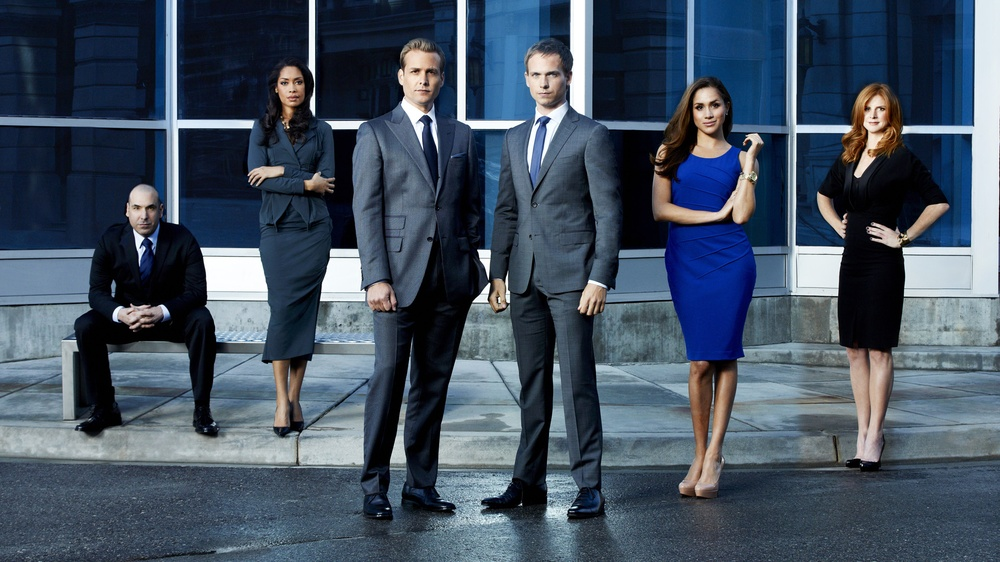
#> input picture Haarcascade/pic_detect.jpeg, 1000 x 562 px, shrunk from 1920 x 1080 before the run, given in place of pic_detect.jpg, which was not available
$ python multi_photo.py
#> lines starting #> are read from the running program, lines starting #| are printed output that depends on the picture; after the words box and inside, x2 and y2 are one past the last pixel; in counts of white or black regions, pixels touching at a corner belong together; pictures that were not available may be replaced by others from this repository, and a replacement may not be noted
import numpy as np
import cv2

csc= r'D:/Downloads/opencv/sources/data/haarcascades/haarcascade_eye.xml'
csc2 = r'D:/Downloads/opencv/sources/data/haarcascades/haarcascade_frontalface_default.xml'

face_cascade = cv2.CascadeClassifier(csc2)
eye_cascade = cv2.CascadeClassifier(csc)

img = cv2.imread(r"D:\Downloads\DL_Lab\pic_detect.jpg")
#> img is the input picture: shape (562, 1000, 3); mean B, G, R 96.7, 80.6, 66.8
gray = cv2.cvtColor(img, cv2.COLOR_BGR2GRAY)
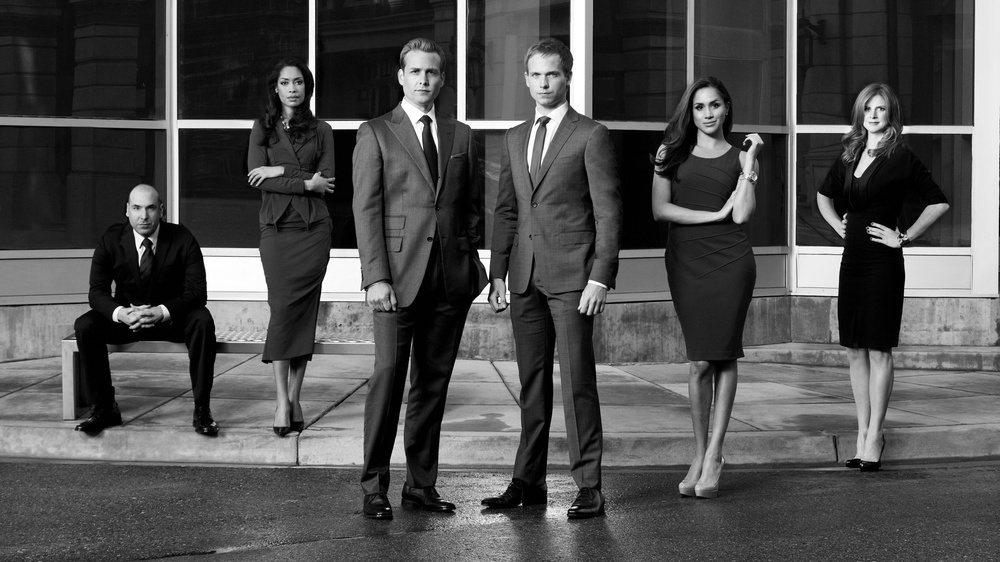
#> gray: shape (562, 1000); min 0, max 255, mean 78.3
faces = face_cascade.detectMultiScale(gray, 1.3, 5)
#> faces = [[858, 96, 34, 34], [518, 55, 52, 52], [273, 68, 38, 38], [685, 88, 47, 47], [122, 190, 45, 45], [396, 51, 54, 54], [534, 450, 53, 53]]
for (x,y,w,h) in faces:
 cv2.rectangle(img,(x,y),(x+w,y+h),(255,0.0,255),2)
 roi_gray = gray[y:y+h, x:x+w]
 roi_color = img[y:y+h, x:x+w]
 eyes = eye_cascade.detectMultiScale(roi_gray)

 for (ex,ey,ew,eh) in eyes:
    cv2.rectangle(roi_color,(ex,ey),(ex+ew,ey+eh),(0,255,145),1)
#> this loop made 7 passes
#> pass 1, `roi_gray = gray[y:y+h, x:x+w]`:
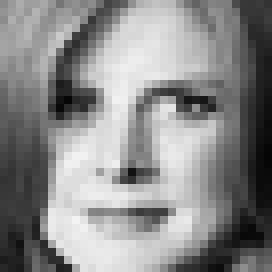
#> roi_gray: shape (34, 34) (shown 8 times larger); min 5, max 243, mean 138.2
#> pass 1, `roi_color = img[y:y+h, x:x+w]`:
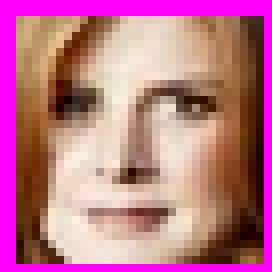
#> roi_color: shape (34, 34, 3) (shown 8 times larger); mean B, G, R 137.4, 114.6, 187.8
#> pass 2, `roi_color = img[y:y+h, x:x+w]`:
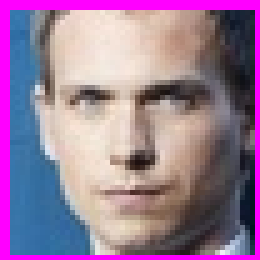
#> roi_color: shape (52, 52, 3) (shown 5 times larger); mean B, G, R 152, 120.7, 152.9
#> after the loop:
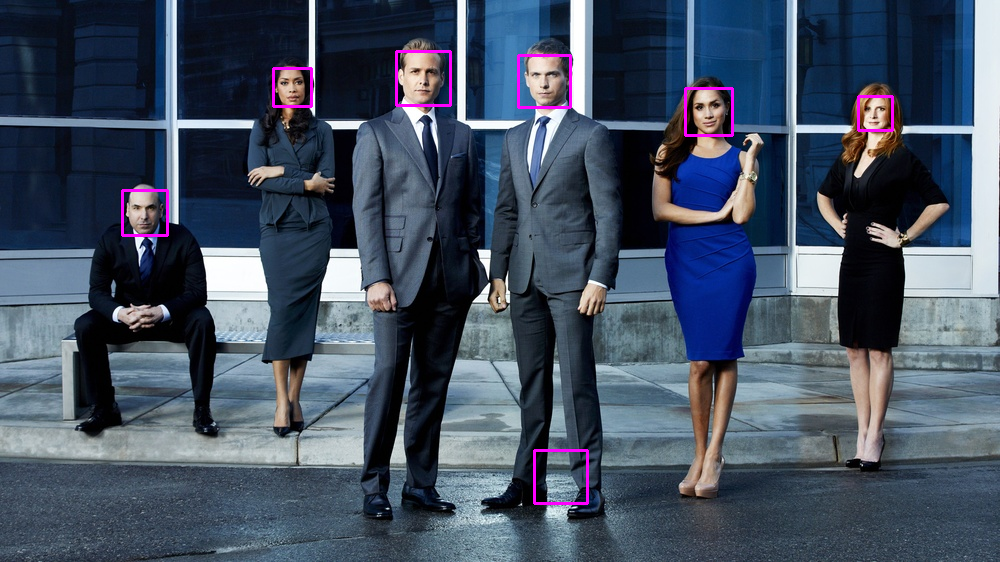
#> img: shape (562, 1000, 3); 0.68% of pixels changed, all inside (x1, y1, x2, y2) = (121, 50, 894, 505)
#> after the loop:
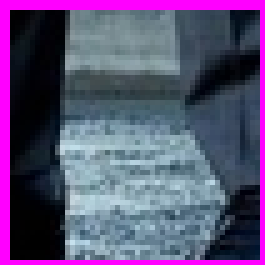
#> roi_color: shape (53, 53, 3) (shown 5 times larger); mean B, G, R 117, 78.8, 91.9
#> after the loop:
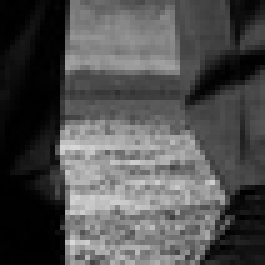
#> roi_gray: shape (53, 53) (shown 5 times larger); min 0, max 218, mean 80


cv2.imshow('img',img)
cv2.waitKey(0)
cv2.destroyAllWindows()

$ run again, with Haarcascade/smile.jpeg copied over Haarcascade/pic_detect.jpeg
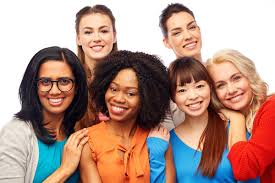
#> input picture Haarcascade/smile.jpeg, 275 x 183 px, given in place of pic_detect.jpg, which was not available
#> img is the input picture: shape (183, 275, 3); mean B, G, R 135.1, 146.1, 178.1
#> `gray = cv2.cvtColor(img, cv2.COLOR_BGR2GRAY)`:
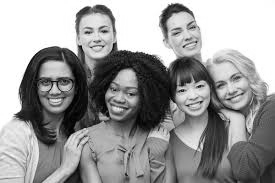
#> gray: shape (183, 275); min 1, max 255, mean 154.4
#> faces = [[71, 12, 50, 50], [29, 61, 52, 52], [96, 71, 51, 51]]
#> the loop `for (x,y,w,h) in faces:` made 3 passes
#> after the loop `for (x,y,w,h) in faces:`:
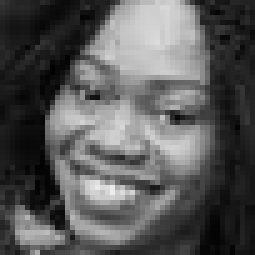
#> roi_gray: shape (51, 51) (shown 5 times larger); min 1, max 236, mean 88.3
